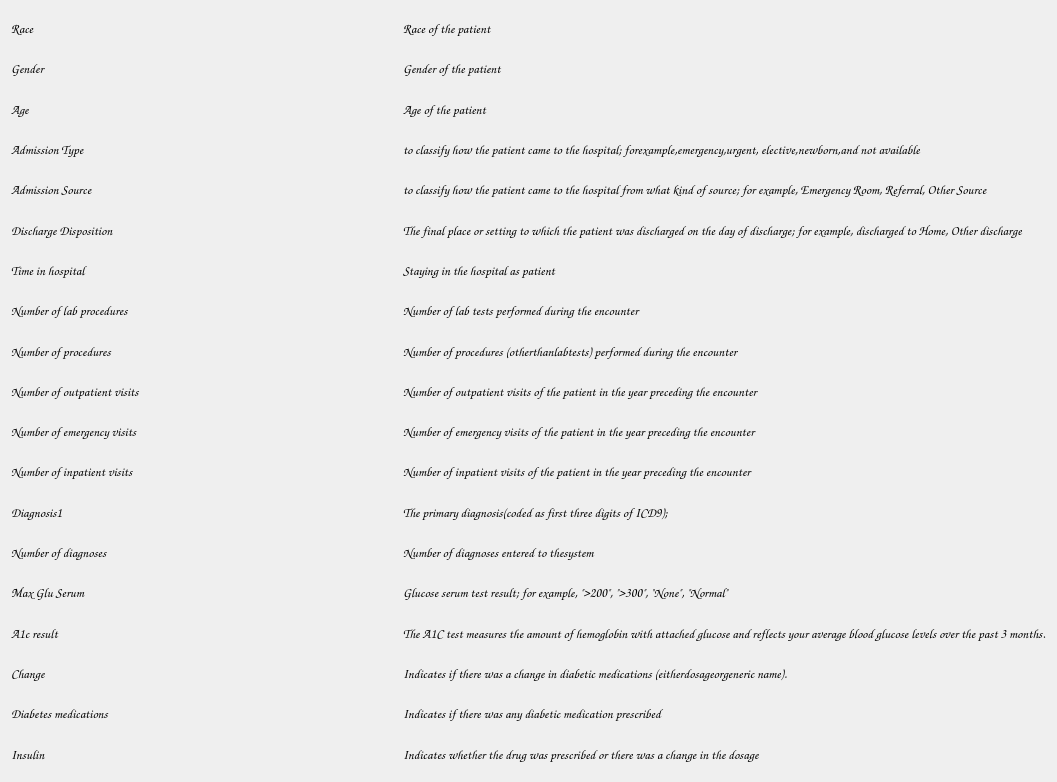
          <widget class="QWidget" name="scrollAreaWidgetContents">
           <property name="geometry">
            <rect>
             <x>0</x>
             <y>0</y>
             <width>1057</width>
             <height>782</height>
            </rect>
           </property>
           <layout class="QGridLayout" name="gridLayout_2">
            <item row="0" column="0">
             <widget class="QLabel" name="label_info_race">
              <property name="font">
               <font>
                <family>Comic Sans MS</family>
                <pointsize>10</pointsize>
               </font>
              </property>
              <property name="text">
               <string>Race</string>
              </property>
             </widget>
            </item>
            <item row="0" column="1">
             <widget class="QLabel" name="label_info_race2">
              <property name="font">
               <font>
                <family>Comic Sans MS</family>
                <pointsize>10</pointsize>
               </font>
              </property>
              <property name="text">
               <string>Race of the patient</string>
              </property>
             </widget>
            </item>
            <item row="1" column="0">
             <widget class="QLabel" name="label_info_gender">
              <property name="font">
               <font>
                <family>Comic Sans MS</family>
                <pointsize>10</pointsize>
               </font>
              </property>
              <property name="text">
               <string>Gender</string>
              </property>
             </widget>
            </item>
            <item row="1" column="1">
             <widget class="QLabel" name="label_info_gender2">
              <property name="font">
               <font>
                <family>Comic Sans MS</family>
                <pointsize>10</pointsize>
               </font>
              </property>
              <property name="text">
               <string>Gender of the patient</string>
              </property>
             </widget>
            </item>
            <item row="2" column="0">
             <widget class="QLabel" name="label_info_age">
              <property name="font">
               <font>
                <family>Comic Sans MS</family>
                <pointsize>10</pointsize>
               </font>
              </property>
              <property name="text">
               <string>Age</string>
              </property>
             </widget>
            </item>
            <item row="2" column="1">
             <widget class="QLabel" name="label_info_age2">
              <property name="font">
               <font>
                <family>Comic Sans MS</family>
                <pointsize>10</pointsize>
               </font>
              </property>
              <property name="text">
               <string>Age of the patient</string>
              </property>
             </widget>
            </item>
            <item row="3" column="0">
             <widget class="QLabel" name="label_info_admissiontype">
              <property name="font">
               <font>
                <family>Comic Sans MS</family>
                <pointsize>10</pointsize>
               </font>
              </property>
              <property name="text">
               <string>Admission Type</string>
              </property>
             </widget>
            </item>
            <item row="3" column="1">
             <widget class="QLabel" name="label_info_admissiontype2">
              <property name="font">
               <font>
                <family>Comic Sans MS</family>
                <pointsize>10</pointsize>
               </font>
              </property>
              <property name="text">
               <string>to classify how the patient came to the hospital; forexample,emergency,urgent, elective,newborn,and not available</string>
              </property>
             </widget>
            </item>
            <item row="4" column="0">
             <widget class="QLabel" name="label_info_admissionsource">
              <property name="font">
               <font>
                <family>Comic Sans MS</family>
                <pointsize>10</pointsize>
               </font>
              </property>
              <property name="text">
               <string>Admission Source</string>
              </property>
             </widget>
            </item>
            <item row="4" column="1">
             <widget class="QLabel" name="label_info_admissionsource2">
              <property name="font">
               <font>
                <family>Comic Sans MS</family>
                <pointsize>10</pointsize>
               </font>
              </property>
              <property name="text">
               <string>to classify how the patient came to the hospital from what kind of source; for example, Emergency Room, Referral, Other Source</string>
              </property>
             </widget>
            </item>
            <item row="5" column="0">
             <widget class="QLabel" name="label_info_discharge">
              <property name="font">
               <font>
                <family>Comic Sans MS</family>
                <pointsize>10</pointsize>
               </font>
              </property>
              <property name="text">
               <string>Discharge Disposition</string>
              </property>
             </widget>
            </item>
            <item row="5" column="1">
             <widget class="QLabel" name="label_info_discharge2">
              <property name="font">
               <font>
                <family>Comic Sans MS</family>
                <pointsize>10</pointsize>
               </font>
              </property>
              <property name="text">
               <string>The final place or setting to which the patient was discharged on the day of discharge; for example, discharged to Home, Other discharge</string>
              </property>
             </widget>
            </item>
            <item row="6" column="0">
             <widget class="QLabel" name="label_info_timeinhospital">
              <property name="font">
               <font>
                <family>Comic Sans MS</family>
                <pointsize>10</pointsize>
               </font>
              </property>
              <property name="text">
               <string>Time in hospital</string>
              </property>
             </widget>
            </item>
            <item row="6" column="1">
             <widget class="QLabel" name="label_info_timeinhospital2">
              <property name="font">
               <font>
                <family>Comic Sans MS</family>
                <pointsize>10</pointsize>
               </font>
              </property>
              <property name="text">
               <string>Staying in the hospital as patient</string>
              </property>
             </widget>
            </item>
            <item row="7" column="0">
             <widget class="QLabel" name="label_info_numoflab">
              <property name="font">
               <font>
                <family>Comic Sans MS</family>
                <pointsize>10</pointsize>
               </font>
              </property>
              <property name="text">
               <string>Number of lab procedures </string>
              </property>
             </widget>
            </item>
            <item row="7" column="1">
             <widget class="QLabel" name="label_info_numoflab2">
              <property name="font">
               <font>
                <family>Comic Sans MS</family>
                <pointsize>10</pointsize>
               </font>
              </property>
              <property name="text">
               <string>Number of lab tests performed during the encounter</string>
              </property>
             </widget>
            </item>
            <item row="8" column="0">
             <widget class="QLabel" name="label_info_numofpro">
              <property name="font">
               <font>
                <family>Comic Sans MS</family>
                <pointsize>10</pointsize>
               </font>
              </property>
              <property name="text">
               <string>Number of procedures </string>
              </property>
             </widget>
            </item>
            <item row="8" column="1">
             <widget class="QLabel" name="label_info_numofpro2">
              <property name="font">
               <font>
                <family>Comic Sans MS</family>
                <pointsize>10</pointsize>
               </font>
              </property>
              <property name="text">
               <string>Number of procedures (otherthanlabtests) performed during the encounter</string>
              </property>
             </widget>
            </item>
            <item row="9" column="0">
             <widget class="QLabel" name="label_info_outpatient">
              <property name="font">
               <font>
                <family>Comic Sans MS</family>
                <pointsize>10</pointsize>
               </font>
              </property>
              <property name="text">
               <string>Number of outpatient visits </string>
              </property>
             </widget>
            </item>
            <item row="9" column="1">
             <widget class="QLabel" name="label_info_outpatient2">
              <property name="font">
               <font>
                <family>Comic Sans MS</family>
                <pointsize>10</pointsize>
               </font>
              </property>
              <property name="text">
               <string>Number of outpatient visits of the patient in the year preceding the encounter</string>
              </property>
             </widget>
            </item>
            <item row="10" column="0">
             <widget class="QLabel" name="label_info_emergency">
              <property name="font">
               <font>
                <family>Comic Sans MS</family>
                <pointsize>10</pointsize>
               </font>
              </property>
              <property name="text">
               <string>Number of emergency visits </string>
              </property>
             </widget>
            </item>
            <item row="10" column="1">
             <widget class="QLabel" name="label_info_emergency2">
              <property name="font">
               <font>
                <family>Comic Sans MS</family>
                <pointsize>10</pointsize>
               </font>
              </property>
              <property name="text">
               <string>Number of emergency visits of the patient in the year preceding the encounter </string>
              </property>
             </widget>
            </item>
            <item row="11" column="0">
             <widget class="QLabel" name="label_info_inpatient">
              <property name="font">
               <font>
                <family>Comic Sans MS</family>
                <pointsize>10</pointsize>
               </font>
              </property>
              <property name="text">
               <string>Number of inpatient visits</string>
              </property>
             </widget>
            </item>
            <item row="11" column="1">
             <widget class="QLabel" name="label_info_inpatient2">
              <property name="font">
               <font>
                <family>Comic Sans MS</family>
                <pointsize>10</pointsize>
               </font>
              </property>
              <property name="text">
               <string>Number of inpatient visits of the patient in the year preceding the encounter </string>
              </property>
             </widget>
            </item>
            <item row="12" column="0">
             <widget class="QLabel" name="label_info_diag1">
              <property name="font">
               <font>
                <family>Comic Sans MS</family>
                <pointsize>10</pointsize>
               </font>
              </property>
              <property name="text">
               <string>Diagnosis1 </string>
              </property>
             </widget>
            </item>
            <item row="12" column="1">
             <widget class="QLabel" name="label_info_diag1_2">
              <property name="font">
               <font>
                <family>Comic Sans MS</family>
                <pointsize>10</pointsize>
               </font>
              </property>
              <property name="text">
               <string>The primary diagnosis(coded as first three digits of ICD9);</string>
              </property>
             </widget>
            </item>
            <item row="13" column="0">
             <widget class="QLabel" name="label_info_numdiag">
              <property name="font">
               <font>
                <family>Comic Sans MS</family>
                <pointsize>10</pointsize>
               </font>
              </property>
              <property name="text">
               <string>Number of diagnoses</string>
              </property>
             </widget>
            </item>
            <item row="13" column="1">
             <widget class="QLabel" name="label_info_numdiag2">
              <property name="font">
               <font>
                <family>Comic Sans MS</family>
                <pointsize>10</pointsize>
               </font>
              </property>
              <property name="text">
               <string>Number of diagnoses entered to thesystem </string>
              </property>
             </widget>
            </item>
            <item row="14" column="0">
             <widget class="QLabel" name="label_info_maxglu">
              <property name="font">
               <font>
                <family>Comic Sans MS</family>
                <pointsize>10</pointsize>
               </font>
              </property>
              <property name="text">
               <string>Max Glu Serum</string>
              </property>
             </widget>
            </item>
            <item row="14" column="1">
             <widget class="QLabel" name="label_info_maxglu2">
              <property name="font">
               <font>
                <family>Comic Sans MS</family>
                <pointsize>10</pointsize>
               </font>
              </property>
              <property name="text">
               <string>Glucose serum test result; for example, &quot;&gt;200&quot;, &quot;&gt;300&quot;, &quot;None&quot;, &quot;Normal&quot;</string>
              </property>
             </widget>
            </item>
            <item row="15" column="0">
             <widget class="QLabel" name="label_info_a1c">
              <property name="font">
               <font>
                <family>Comic Sans MS</family>
                <pointsize>10</pointsize>
               </font>
              </property>
              <property name="text">
               <string>A1c result</string>
              </property>
             </widget>
            </item>
            <item row="15" column="1">
             <widget class="QLabel" name="label_info_a1c2">
              <property name="font">
               <font>
                <family>Comic Sans MS</family>
                <pointsize>10</pointsize>
               </font>
              </property>
              <property name="text">
               <string>The A1C test measures the amount of hemoglobin with attached glucose and reflects your average blood glucose levels over the past 3 months.</string>
              </property>
             </widget>
            </item>
            <item row="16" column="0">
             <widget class="QLabel" name="label_info_change">
              <property name="font">
               <font>
                <family>Comic Sans MS</family>
                <pointsize>10</pointsize>
               </font>
              </property>
              <property name="text">
               <string>Change</string>
              </property>
             </widget>
            </item>
            <item row="16" column="1">
             <widget class="QLabel" name="label_info_change2">
              <property name="font">
               <font>
                <family>Comic Sans MS</family>
                <pointsize>10</pointsize>
               </font>
              </property>
              <property name="text">
               <string>Indicates if there was a change in diabetic medications (eitherdosageorgeneric name).</string>
              </property>
             </widget>
            </item>
            <item row="17" column="0">
             <widget class="QLabel" name="label_info_diabetesMed">
              <property name="font">
               <font>
                <family>Comic Sans MS</family>
                <pointsize>10</pointsize>
               </font>
              </property>
              <property name="text">
               <string>Diabetes medications</string>
              </property>
             </widget>
            </item>
            <item row="17" column="1">
             <widget class="QLabel" name="label_info_diabetesMed2">
              <property name="font">
               <font>
                <family>Comic Sans MS</family>
                <pointsize>10</pointsize>
               </font>
              </property>
              <property name="text">
               <string>Indicates if there was any diabetic medication prescribed</string>
              </property>
             </widget>
            </item>
            <item row="18" column="0">
             <widget class="QLabel" name="label_info_insulin">
              <property name="font">
               <font>
                <family>Comic Sans MS</family>
                <pointsize>10</pointsize>
               </font>
              </property>
              <property name="text">
               <string>Insulin</string>
              </property>
             </widget>
            </item>
            <item row="18" column="1">
             <widget class="QLabel" name="label_info_insulin2">
              <property name="font">
               <font>
                <family>Comic Sans MS</family>
                <pointsize>10</pointsize>
               </font>
              </property>
              <property name="text">
               <string>Indicates whether the drug was prescribed or there was a change in the dosage</string>
              </property>
             </widget>
            </item>
           </layout>
          </widget>
